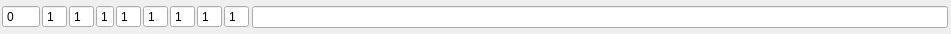
<?xml version="1.0" encoding="UTF-8"?>
<ui version="4.0">
 <class>observation_widget</class>
 <widget class="QWidget" name="observation_widget">
  <property name="geometry">
   <rect>
    <x>0</x>
    <y>0</y>
    <width>951</width>
    <height>34</height>
   </rect>
  </property>
  <property name="maximumSize">
   <size>
    <width>16777215</width>
    <height>100</height>
   </size>
  </property>
  <property name="windowTitle">
   <string>Form</string>
  </property>
  <layout class="QHBoxLayout" name="horizontalLayout">
   <property name="spacing">
    <number>2</number>
   </property>
   <property name="leftMargin">
    <number>2</number>
   </property>
   <property name="topMargin">
    <number>2</number>
   </property>
   <property name="rightMargin">
    <number>2</number>
   </property>
   <property name="bottomMargin">
    <number>2</number>
   </property>
   <item>
    <widget class="QSpinBox" name="spinBox_year">
     <property name="buttonSymbols">
      <enum>QAbstractSpinBox::NoButtons</enum>
     </property>
     <property name="maximum">
      <number>3000</number>
     </property>
    </widget>
   </item>
   <item>
    <widget class="QSpinBox" name="spinBox_season">
     <property name="buttonSymbols">
      <enum>QAbstractSpinBox::NoButtons</enum>
     </property>
     <property name="minimum">
      <number>1</number>
     </property>
     <property name="maximum">
      <number>12</number>
     </property>
     <property name="value">
      <number>1</number>
     </property>
    </widget>
   </item>
   <item>
    <widget class="QSpinBox" name="spinBox_fleet">
     <property name="buttonSymbols">
      <enum>QAbstractSpinBox::NoButtons</enum>
     </property>
     <property name="prefix">
      <string/>
     </property>
     <property name="minimum">
      <number>1</number>
     </property>
     <property name="maximum">
      <number>20</number>
     </property>
     <property name="value">
      <number>1</number>
     </property>
    </widget>
   </item>
   <item>
    <widget class="QSpinBox" name="spinBox_gender">
     <property name="buttonSymbols">
      <enum>QAbstractSpinBox::NoButtons</enum>
     </property>
     <property name="prefix">
      <string/>
     </property>
     <property name="minimum">
      <number>1</number>
     </property>
     <property name="maximum">
      <number>3</number>
     </property>
     <property name="value">
      <number>1</number>
     </property>
    </widget>
   </item>
   <item>
    <widget class="QSpinBox" name="spinBox_partition">
     <property name="buttonSymbols">
      <enum>QAbstractSpinBox::NoButtons</enum>
     </property>
     <property name="prefix">
      <string/>
     </property>
     <property name="minimum">
      <number>1</number>
     </property>
     <property name="maximum">
      <number>50</number>
     </property>
     <property name="value">
      <number>1</number>
     </property>
    </widget>
   </item>
   <item>
    <widget class="QSpinBox" name="spinBox_ageerr">
     <property name="buttonSymbols">
      <enum>QAbstractSpinBox::NoButtons</enum>
     </property>
     <property name="prefix">
      <string/>
     </property>
     <property name="minimum">
      <number>1</number>
     </property>
     <property name="maximum">
      <number>50</number>
     </property>
     <property name="value">
      <number>1</number>
     </property>
    </widget>
   </item>
   <item>
    <widget class="QSpinBox" name="spinBox_lbin_lo">
     <property name="buttonSymbols">
      <enum>QAbstractSpinBox::NoButtons</enum>
     </property>
     <property name="prefix">
      <string/>
     </property>
     <property name="minimum">
      <number>1</number>
     </property>
     <property name="maximum">
      <number>50</number>
     </property>
     <property name="value">
      <number>1</number>
     </property>
    </widget>
   </item>
   <item>
    <widget class="QSpinBox" name="spinBox_lbin_hi">
     <property name="buttonSymbols">
      <enum>QAbstractSpinBox::NoButtons</enum>
     </property>
     <property name="prefix">
      <string/>
     </property>
     <property name="minimum">
      <number>1</number>
     </property>
     <property name="maximum">
      <number>50</number>
     </property>
     <property name="value">
      <number>1</number>
     </property>
    </widget>
   </item>
   <item>
    <widget class="QSpinBox" name="spinBox_num_sample">
     <property name="buttonSymbols">
      <enum>QAbstractSpinBox::NoButtons</enum>
     </property>
     <property name="prefix">
      <string/>
     </property>
     <property name="minimum">
      <number>1</number>
     </property>
     <property name="maximum">
      <number>50</number>
     </property>
     <property name="value">
      <number>1</number>
     </property>
    </widget>
   </item>
   <item>
    <widget class="QScrollArea" name="scrollArea">
     <property name="sizePolicy">
      <sizepolicy hsizetype="Expanding" vsizetype="Preferred">
       <horstretch>0</horstretch>
       <verstretch>0</verstretch>
      </sizepolicy>
     </property>
     <property name="maximumSize">
      <size>
       <width>16777215</width>
       <height>30</height>
      </size>
     </property>
     <property name="frameShape">
      <enum>QFrame::NoFrame</enum>
     </property>
     <property name="widgetResizable">
      <bool>true</bool>
     </property>
     <widget class="QWidget" name="scrollAreaWidgetContents">
      <property name="geometry">
       <rect>
        <x>0</x>
        <y>0</y>
        <width>481</width>
        <height>30</height>
       </rect>
      </property>
      <layout class="QVBoxLayout" name="verticalLayout">
       <property name="leftMargin">
        <number>1</number>
       </property>
       <property name="topMargin">
        <number>1</number>
       </property>
       <property name="rightMargin">
        <number>1</number>
       </property>
       <property name="bottomMargin">
        <number>1</number>
       </property>
       <item>
        <widget class="QLineEdit" name="lineEdit_data_vector"/>
       </item>
      </layout>
     </widget>
    </widget>
   </item>
  </layout>
 </widget>
 <resources/>
 <connections/>
</ui>
